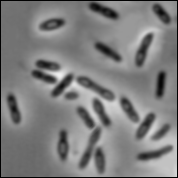
%> input picture Prácticas/Imágenes/bacteria.tif, 178 x 178 px
$ octave Ejercicio_9c.m   (GNU Octave 9; MATLAB toolbox functions it lacks are replaced by stand-ins)
%> lines starting %> are read from the running program, lines starting %| are printed output that depends on the picture
I = imread('bacteria.tif');
%> I is the input picture: size 178x178 uint8; min 0, max 239, mean 125.8

% Realzado vertical
gv = [-1 0 1; -1 1 1; -1 0 1];
Jv = abs(filter2(gv, I))/255;   % Ya se ha visto
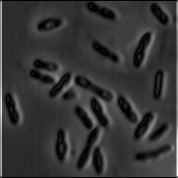
%> Jv: size 178x178 double; min 0, max 2.49, mean 0.532; drawn with min black and max white

figure, imshow(Jv);
%> after `imshow(Jv)`:
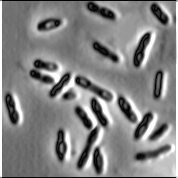
%> displayed picture: size 178x178, on the screen's scale of 0 to 255; min 0, max 255, mean 132.2


% Realzado horizontal
gh = [1 1 1; 0 1 0; -1 -1 -1];  % Matriz anterior traspuesta
Jh = abs(filter2(gh, I))/255;   % Ya se ha visto
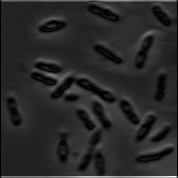
%> Jh: size 178x178 double; min 0, max 3.23, mean 0.529; drawn with min black and max white

figure, imshow(Jh);
%> after `imshow(Jh)`:
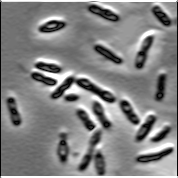
%> displayed picture: size 178x178, on the screen's scale of 0 to 255; min 0, max 255, mean 131.1

$ run again, with Prácticas/Imágenes/BRAIN_RT.TIF copied over Prácticas/Imágenes/bacteria.tif
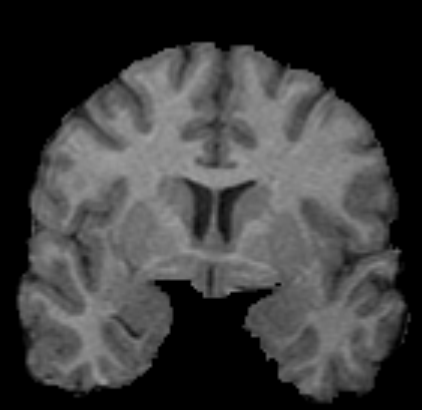
%> input picture Prácticas/Imágenes/BRAIN_RT.TIF, 422 x 410 px
%> I is the input picture: size 410x422 uint8; min 0, max 163, mean 60.1
%> `Jh = abs(filter2(gh, I))/255;`:
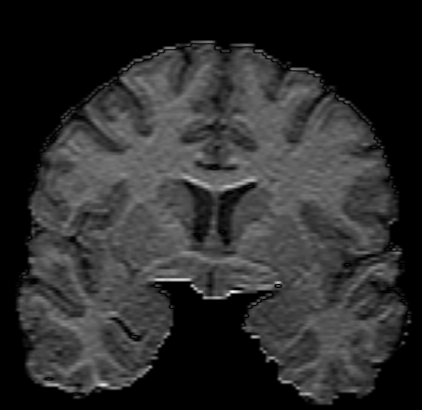
%> Jh: size 410x422 double; min 0, max 1.37, mean 0.241; drawn with min black and max white
%> `imshow(Jh)`:
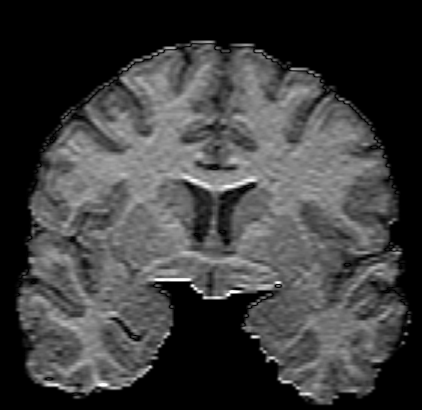
%> displayed picture: size 410x422, on the screen's scale of 0 to 255; min 0, max 255, mean 61.4; mean of the top-left, top-right, bottom-left and bottom-right quarters 57.2, 56.3, 67.5, 64.7
